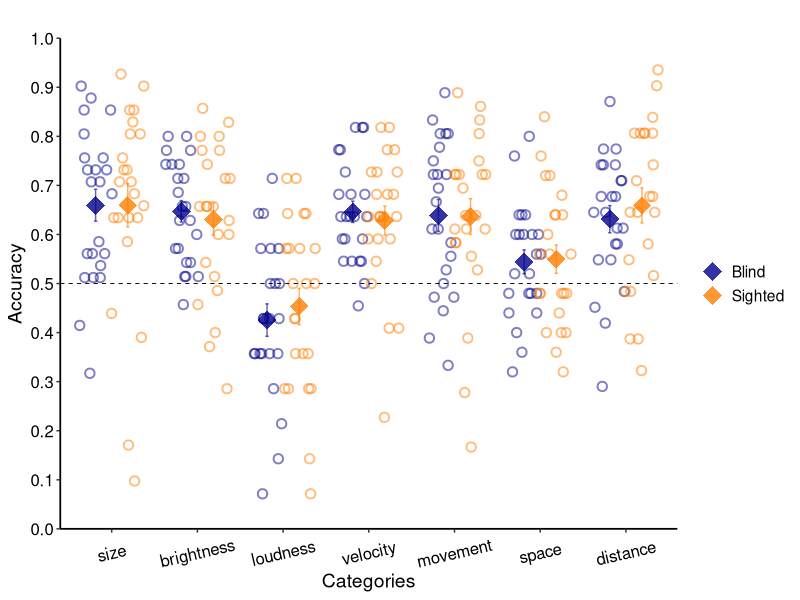

Here is the R script that generated this plot: (Note: a time limit stopped this script after it produced the figure.)
## ---- chunk 1
# Load and install (if missing) the recquired packages
list.of.packages <- c("tidyverse", 
                      "knitr", 
                      "reshape2", 
                      "lme4",
                      "nlme",
                      "car")
new.packages <- list.of.packages[!(list.of.packages %in% installed.packages()[,"Package"])]
if(length(new.packages)) install.packages(new.packages)

lapply(list.of.packages, library, character.only = TRUE)

# set script folder as working dir
# setwd(dirname(rstudioapi::getActiveDocumentContext()$path))

# set to true to show the code chunk
knitr::opts_chunk$set(echo = TRUE)
## ---- chunk 2

allData<-read.csv("allData.csv", header = TRUE)

summary(allData$language)

## ---- chunk 3

allData$rawAccuracy <- as.integer(allData$response == allData$meaning)

allData$nativeAccuracy <- ifelse(allData$value == 'goodop', 
                                 abs(allData$rawAccuracy - 1), 
                                 allData$rawAccuracy + 0)
allData %>%
  group_by(group) %>%
  summarize(native_acc = mean(nativeAccuracy), 
            native_sd = sd((nativeAccuracy)),
            .groups = 'keep')

names(allData$language)

allData$language <-  as.character(allData$language)

allData <- subset(allData, language != "albanian")

allData <- subset(allData, language != "dutch")

allData <- subset(allData, language != "romanian")



## ---- chunk 4

categoryAccuracySubj_tidy <- allData %>%
  group_by(subID, group, category) %>%
  summarize(nativeAccuracy_mean = mean(nativeAccuracy), 
            nativeAccuracy_sd = sd(nativeAccuracy),
            n = n(),
            nativeAccuracy_se = nativeAccuracy_sd / sqrt(n),
            .groups = 'keep')

print(categoryAccuracySubj_tidy)

## ---- chunk 5

categoryAccuracyGroup_tidy <- categoryAccuracySubj_tidy %>%
  group_by(group, category) %>%
  summarize(group_nativeAccuracy_mean = mean(nativeAccuracy_mean),
            group_accuracy_sd = sd(nativeAccuracy_mean),
            n = n(),
            group_nativeAccuracy_se = group_accuracy_sd / sqrt(n),
            .groups = 'keep')

print(categoryAccuracyGroup_tidy)

## ---- chunk 6

ggplot() +
  geom_jitter(data = categoryAccuracySubj_tidy, 
              aes(x = as.factor(category), 
                  y = nativeAccuracy_mean, 
                  color = group),
              position = position_jitterdodge(),
              shape = 1,
              size = 2.5,
              stroke = 1,
              alpha = .5,
              show.legend = F) +
  geom_errorbar(data = categoryAccuracyGroup_tidy,
                aes(y = group_nativeAccuracy_mean,
                    x = as.factor(category),
                    ymin = group_nativeAccuracy_mean - group_nativeAccuracy_se,
                    ymax = group_nativeAccuracy_mean + group_nativeAccuracy_se,
                    color = group),
                width = .08,
                alpha = .6,
                position = position_jitterdodge(0),
                show.legend = F) +
  geom_point(data = categoryAccuracyGroup_tidy,
              aes(y = group_nativeAccuracy_mean,
                  x = as.factor(category),
                  color = group),
              position = position_jitterdodge(0),
              shape = 18,
              size = 6,
              alpha = .8) +
  theme_classic() +
  scale_color_manual(values=c('darkblue','darkorange1'), labels=c('Blind', 'Sighted')) +
  scale_y_continuous(limits=c(0, 1), breaks=seq(0, 1, 0.10), expand = c(0,0)) +
  scale_x_discrete(limits=c("1", "2", "3", "4", "5", "6", "7"),
                   labels = c("size", "brightness", "loudness", "velocity", "movement", "space", "distance")) + 
  labs(x="Categories", y="Accuracy") +
  ggtitle("") +
  theme(
    text=element_text(size=14), 
    axis.line = element_line(size = 0.6), 
    axis.text.x = element_text(size=12,colour="black",
                               angle = 13,
                               vjust = .5, 
                               hjust = 0.5), 
    axis.text.y = element_text(size=12, 
                               colour='black'), 
    legend.title=element_blank())+
  geom_hline(yintercept=c(0.5), linetype="dashed", colour="black", size=0.3) 

# ggsave('categories_accuracy.tiff',
#        device="tiff",
#        units="in",
#        width=7.54,
#        height=4.54,
#        dpi=300)
## ---- chunk 7

summary(allData)
allData$subID <- factor(allData$subID)
allData$category <- factor(allData$category)
allData$group <- factor(allData$group)
allData$session <- factor(allData$session)
allData$language <- factor(allData$language)
allData$stimulus <- factor(allData$stimulus)

## ---- chunk 8

native_EB <- subset(allData, group == 'EB')
binom.test(sum(native_EB$grade), nrow(native_EB), p = .5)

native_SC <- subset(allData, group == 'SC')
binom.test(sum(native_SC$grade), nrow(native_SC), p = .5)
## ---- chunk 9

catOne_EB <- subset(allData, category == 1 & group == 'EB')
binom.test(sum(catOne_EB$grade), nrow(catOne_EB), p = .5)

catOne_SC <- subset(allData, category == 1 & group == 'SC')
binom.test(sum(catOne_SC$grade), nrow(catOne_SC), p = .5)

## ---- chunk 10

catThree_EB <- subset(allData, category == 2 & group == 'EB')
binom.test(sum(catThree_EB$grade), nrow(catThree_EB), p = .5)

catThree_SC <- subset(allData, category == 2 & group == 'SC')
binom.test(sum(catThree_SC$grade), nrow(catThree_SC), p = .5)

## ---- chunk 11

catFour_EB <- subset(allData, category == 3 & group == 'EB')
binom.test(sum(catFour_EB$grade), nrow(catFour_EB), p = .5)

catFour_SC <- subset(allData, category == 3 & group == 'SC')
binom.test(sum(catFour_SC$grade), nrow(catFour_SC), p = .5)

## ---- chunk 12

catSix_EB <- subset(allData, category == 4 & group == 'EB')
binom.test(sum(catSix_EB$grade), nrow(catSix_EB), p = .5)

catSix_SC <- subset(allData, category == 4 & group == 'SC')
binom.test(sum(catSix_SC$grade), nrow(catSix_SC), p = .5)

## ---- chunk 13

catSeven_EB <- subset(allData, category == 5 & group == 'EB')
binom.test(sum(catSeven_EB$grade), nrow(catSeven_EB), p = .5)

catSeven_SC <- subset(allData, category == 5 & group == 'SC')
binom.test(sum(catSeven_SC$grade), nrow(catSeven_SC), p = .5)

## ---- chunk 14

catEight_EB <- subset(allData, category == 6 & group == 'EB')
binom.test(sum(catEight_EB$grade), nrow(catEight_EB), p = .5)

catEight_SC <- subset(allData, category == 6 & group == 'SC')
binom.test(sum(catEight_SC$grade), nrow(catEight_SC), p = .5)

## ---- chunk 15

catNine_EB <- subset(allData, category == 7 & group == 'EB')
binom.test(sum(catNine_EB$grade), nrow(catNine_EB), p = .5)

catNine_SC <- subset(allData, category == 7 & group == 'SC')
binom.test(sum(catNine_SC$grade), nrow(catNine_SC), p = .5)

## ---- chunk 16

nativelModel <- glmer(nativeAccuracy ~ session + category + group + session*category*group +
        (1 + category | subID) + (1 + category | language:stimulus), 
      data = allData,
      family = binomial,
      control = glmerControl(optimizer="bobyqa"))

summary(nativelModel)

Anova(nativelModel)

## ---- chunk 17
allDataNoInversion <- subset(allData, value == 'good')

allDataNoInversion$rawAccuracy <- as.integer(allDataNoInversion$response == allDataNoInversion$meaning)

allDataNoInversion$nativeAccuracy <- ifelse(allDataNoInversion$value == 'goodop', 
                                 abs(allDataNoInversion$rawAccuracy - 1), 
                                 allDataNoInversion$rawAccuracy + 0)
allDataNoInversion %>%
  group_by(group) %>%
  summarize(native_acc = mean(nativeAccuracy), 
            .groups = 'keep')
## ---- chunk 18
native_EB <- subset(allDataNoInversion, group == 'EB')
binom.test(sum(native_EB$grade), nrow(native_EB), p = .5)

native_SC <- subset(allDataNoInversion, group == 'SC')
binom.test(sum(native_SC$grade), nrow(native_SC), p = .5)
## ---- chunk 19

nativelNoInversionModel <- glmer(nativeAccuracy ~ session + category + group + session*category*group +
        (1 + category | subID) + (1 + category | language:stimulus), 
      data = allDataNoInversion,
      family = binomial,
      control = glmerControl(optimizer="bobyqa"))

summary(nativelNoInversionModel)

Anova(nativelNoInversionModel)
